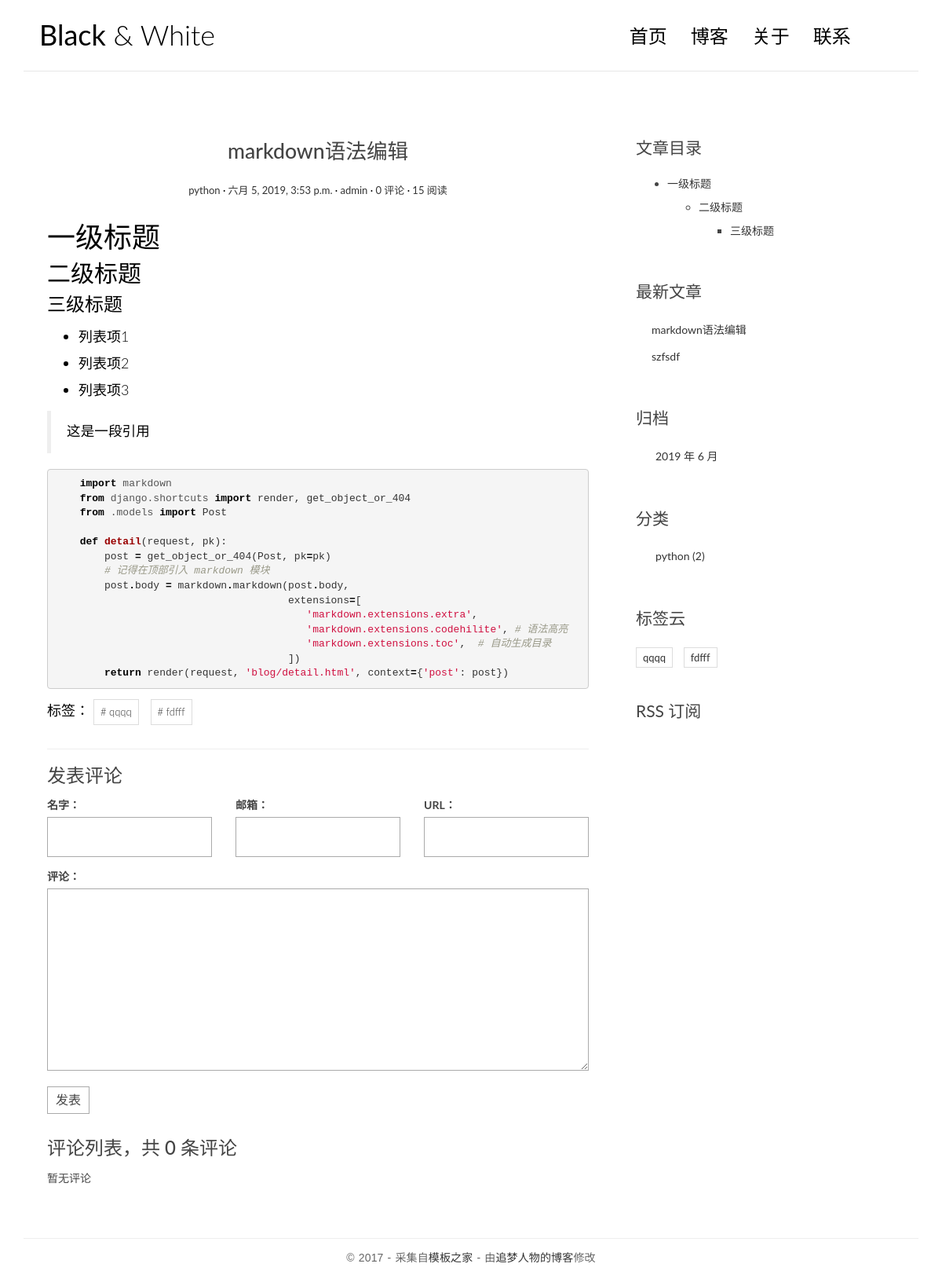
The app's page /post/2/ with its own data.
### blog/models.py (models this page shows, shortened)
@python_2_unicode_compatible
class Post(models.Model):
    title = models.CharField(max_length=70)
    body = models.TextField()
    created_time = models.DateTimeField()
    modified_time = models.DateTimeField()
    excerpt = models.CharField(max_length=200, blank=True)
    views = models.PositiveIntegerField(default=0)
    category = models.ForeignKey(Category)
    tags = models.ManyToManyField(Tag, blank=True)
    author = models.ForeignKey(User)
    def get_absolute_url(self):
        return reverse('blog:detail', kwargs={'pk': self.pk})
    class Meta:
        ordering = ['-created_time']
    def increase_views(self):
        self.views += 1
        self.save(update_fields=['views'])
    def save(self, *args, **kwargs):
        if not self.excerpt:
            md = markdown.Markdown(extensions=[
                'markdown.extensions.extra',
                'markdown.extensions.codehilite',
            ])
            self.excerpt = strip_tags(md.convert(self.body))[:54]
        super(Post, self).save(*args, **kwargs)

@python_2_unicode_compatible
class Category(models.Model):
    name = models.CharField(max_length=100)

@python_2_unicode_compatible
class Tag(models.Model):
    name = models.CharField(max_length=100)

### blog/views.py (the view)
# urls.py: url(r'^post/(?P<pk>[0-9]+)/$', views.PostDetailView.as_view(), name='detail'),
class PostDetailView(DetailView):
    model = Post
    template_name = 'blog/detail.html'
    context_object_name = 'post'
    def get(self, request, *args, **kwargs):
        response = super(PostDetailView, self).get(request, *args, **kwargs)
        self.object.increase_views()
        return response
    def get_object(self, queryset=None):
        post = super(PostDetailView, self).get_object(queryset=None)
        md = markdown.Markdown(extensions=[
            'markdown.extensions.extra',
            'markdown.extensions.codehilite',
            TocExtension(slugify=slugify),
        ])
        post.body = md.convert(post.body)
        post.toc = md.toc
        return post
    def get_context_data(self, **kwargs):
        context = super(PostDetailView, self).get_context_data(**kwargs)
        form = CommentForm()
        comment_list = self.object.comment_set.all()
        context.update({
            'form': form,
            'comment_list': comment_list
        })
        return context

### comments/forms.py
class CommentForm(forms.ModelForm):
    class Meta:
        model = Comment
        fields = ['name', 'email', 'url', 'text']

### blog/templatetags/blog_tags.py (called while the page is built)
@register.simple_tag
def get_recent_posts(num=5):
    return Post.objects.all()[:num]

@register.simple_tag
def archives():
    return Post.objects.dates('created_time', 'month', order='DESC')

@register.simple_tag
def get_categories():
    return Category.objects.annotate(num_posts=Count('post')).filter(num_posts__gt=0)

@register.simple_tag
def get_tags():
    return Tag.objects.annotate(num_posts=Count('post')).filter(num_posts__gt=0)

### templates/blog/detail.html (shortened to what this page needs)
{% extends 'base.html' %}
{% block main %}
    <article class="post post-{{ post.pk }}">
        <header class="entry-header">
            <h1 class="entry-title">{{ post.title }}</h1>
            <div class="entry-meta">
                <span class="post-category">
                    <a href="{% url 'blog:category' post.category.pk %}">{{ post.category.name }}</a></span>
                <span class="post-date"><a href="#"><time class="entry-date"
                                                          datetime="{{ post.created_time }}">{{ post.created_time }}</time></a></span>
                <span class="post-author"><a href="#">{{ post.author }}</a></span>
                <span class="comments-link">
                    <a href="{{ post.get_absolute_url }}#comment-area">{{ post.comment_set.count }} 评论</a></span>
                <span class="views-count"><a href="#">{{ post.views }} 阅读</a></span>
            </div>
        </header>
        <div class="entry-content clearfix">
            {{ post.body|safe }}
            <div class="widget-tag-cloud">
                <ul>
                    标签：
                    {% for tag in post.tags.all %}
                        <li><a href="{% url 'blog:tag' tag.pk %}"># {{ tag.name }}</a></li>
                    {% endfor %}
                </ul>
            </div>
        </div>
    </article>
    <section class="comment-area" id="comment-area">
        <hr>
        <h3>发表评论</h3>
        <form action="{% url 'comments:post_comment' post.pk %}" method="post" class="comment-form">
            <div class="row">
                <div class="col-md-4">
                    <label for="{{ form.name.id_for_label }}">名字：</label>
                    {{ form.name }}
                </div>
                <div class="col-md-4">
                    <label for="{{ form.email.id_for_label }}">邮箱：</label>
                    {{ form.email }}
                </div>
                <div class="col-md-4">
                    <label for="{{ form.url.id_for_label }}">URL：</label>
                    {{ form.url }}
                </div>
                <div class="col-md-12">
                    <label for="{{ form.text.id_for_label }}">评论：</label>
                    {{ form.text }}
                    <button type="submit" class="comment-btn">发表</button>
                </div>
            </div>
        </form>
        <div class="comment-list-panel">
            <h3>评论列表，共 <span>{{ post.comment_set.count }}</span> 条评论</h3>
            <ul class="comment-list list-unstyled">
                {% for comment in comment_list %}
                    <li class="comment-item">
                        <span class="nickname">{{ comment.name }}</span>
                        <time class="submit-date"
                              datetime="{{ comment.created_time }}">{{ comment.created_time }}</time>
                        <div class="text">
                            {{ comment.text }}
                        </div>
                    </li>
                {% empty %}
                    暂无评论
                {% endfor %}
            </ul>
        </div>
    </section>
{% endblock main %}
{% block toc %}
    <div class="widget widget-content">
        <h3 class="widget-title">文章目录</h3>
        {{ post.toc|safe }}
    </div>
{% endblock toc %}

### templates/base.html (shortened to what this page needs)
{% load staticfiles %}
{% load blog_tags %}
<!DOCTYPE html>
<html>
<head>
    <link rel="stylesheet" href="http://code.ionicframework.com/ionicons/2.0.1/css/ionicons.min.css">
    <link rel="stylesheet" href="{% static 'blog/css/bootstrap.min.css' %}">
    <link rel="stylesheet" href="{% static 'blog/css/pace.css' %}">
    <link rel="stylesheet" href="{% static 'blog/css/custom.css' %}">
    <link rel="stylesheet" href="{% static 'blog/css/highlights/github.css' %}">
</head>
<body>
<div class="container">
    <header id="site-header">
        <div class="row">
            <div class="col-md-4 col-sm-5 col-xs-8">
                <div class="logo">
                    <h1><a href="{% url 'blog:index' %}"><b>Black</b> &amp; White</a></h1>
                </div>
            </div>
            <div class="col-md-8 col-sm-7 col-xs-4">
                <nav class="main-nav" role="navigation">
                    <div class="collapse navbar-collapse" id="bs-example-navbar-collapse-1">
                        <ul class="nav navbar-nav navbar-right">
                            <li class="cl-effect-11"><a href="{% url 'blog:index' %}" data-hover="首页">首页</a></li>
                            <li class="cl-effect-11"><a href="#" data-hover="博客">博客</a></li>
                            <li class="cl-effect-11"><a href="#" data-hover="关于">关于</a></li>
                            <li class="cl-effect-11"><a href="#" data-hover="联系">联系</a></li>
                        </ul>
                    </div>
                </nav>
            </div>
        </div>
    </header>
</div>
<div class="content-body">
    <div class="container">
        <div class="row">
            <main class="col-md-8">
                {% block main %}
                {% endblock main %}
            </main>
            <aside class="col-md-4">
                {% block toc %}
                {% endblock toc %}
                <div class="widget widget-recent-posts">
                    <h3 class="widget-title">最新文章</h3>
                    {% get_recent_posts as recent_post_list %}
                    <ul>
                        {% for post in recent_post_list %}
                            <li>
                                <a href="{{ post.get_absolute_url }}">{{ post.title }}</a>
                            </li>
                        {% empty %}
                            暂无文章！
                        {% endfor %}
                    </ul>
                </div>
                <div class="widget widget-archives">
                    <h3 class="widget-title">归档</h3>
                    {% archives as date_list %}
                    <ul>
                        {% for date in date_list %}
                            <li>
                                <a href="{% url 'blog:archives' date.year date.month %}">{{ date.year }}
                                    年 {{ date.month }} 月</a>
                            </li>
                        {% empty %}
                            暂无归档！
                        {% endfor %}
                    </ul>
                </div>
                <div class="widget widget-category">
                    <h3 class="widget-title">分类</h3>
                    {% get_categories as category_list %}
                    <ul>
                        {% for category in category_list %}
                            <li>
                                <a href="{% url 'blog:category' category.pk %}">{{ category.name }} <span
                                        class="post-count">({{ category.num_posts }})</span></a>
                            </li>
                        {% empty %}
                            暂无分类！
                        {% endfor %}
                    </ul>
                </div>
                <div class="widget widget-tag-cloud">
                    <h3 class="widget-title">标签云</h3>
                    {% get_tags as tag_list %}
                    <ul>
                        {% for tag in tag_list %}
                            <li>
                                <a href="{% url 'blog:tag' tag.pk %}">{{ tag.name }}</a>
                            </li>
                        {% empty %}
                            暂无标签！
                        {% endfor %}
                    </ul>
                </div>
                <div class="rss">
                    <a href="{% url 'rss' %}"> RSS 订阅</a>
                </div>
            </aside>
        </div>
    </div>
</div>
<footer id="site-footer">
    <div class="container">
        <div class="row">
            <div class="col-md-12">
                <p class="copyright">&copy 2017 - 采集自<a href="http://www.cssmoban.com/"
                                                        target="_blank" title="模板之家">模板之家</a>
                    - 由<a href="http://zmrenwu.com/" title="网页模板" target="_blank">追梦人物的博客</a>修改
                </p>
            </div>
        </div>
    </div>
</footer>
</body>
</html>

### blog/static/blog/css/custom.css (style rules this page uses)
* { outline: none; }
h1, h2, h3, h4, h5, h6 { margin-top: 0; }
b { font-weight: 400; }
a { color: #333; }
body { color: #444; font-family: 'Lato', sans-serif; }
p { font-family: 'Ubuntu', sans-serif; font-weight: 400; word-spacing: 1px; letter-spacing: 0.01em; }
#site-header { background-color: #FFF; padding: 25px 20px; margin-bottom: 40px; border-bottom: 1px solid #e7e7e7; }
.logo h1 a { color: #000; }
.logo h1 { margin: 0; font-family: 'Lato', sans-serif; font-weight: 300; }
.main-nav { margin-top: 11px; max-width: 95%; }
.main-nav a { color: #000000 !important; padding: 0 0 5px 0 !important; margin-right: 30px; font-family: 'Lato', sans-serif; font-weight: 300; font-size: 24px; }
.cl-effect-11 a { padding: 10px 0; color: #0972b4; text-shadow: none; }
.cl-effect-11 a::before { position: absolute; top: 0; left: 0; overflow: hidden; padding: 0 0 5px 0 !important; max-width: 0; border-bottom: 1px solid #000; color: #000; content: attr(data-hover); white-space: nowrap; -webkit-transition: max-width 0.5s; -moz-transition: max-width 0.5s; transition: max-width 0.5s; }
.content-body { padding-bottom: 4em; }
.post { background: #fff; padding: 30px 30px 0; }
.entry-title { text-align: center; font-size: 1.9em; margin-bottom: 20px; line-height: 1.6; padding: 10px 20px 0; }
.entry-meta { text-align: center; color: #DDDDDD; font-size: 13px; margin-bottom: 30px; }
.entry-content { font-size: 18px; line-height: 1.9; font-weight: 300; color: #000; }
.post-category::after, .post-date::after, .post-author::after, .comments-link::after { content: ' ·'; color: #000; }
.widget { background: #fff; padding: 30px 0 0; }
.widget-title { font-size: 1.5em; margin-bottom: 20px; line-height: 1.6; padding: 10px 0 0; font-weight: 400; }
.widget-recent-posts ul { padding: 0; margin: 0; padding-left: 20px; }
.widget-recent-posts ul li { list-style-type: none; position: relative; line-height: 170%; margin-bottom: 10px; }
.widget-recent-posts ul li::before { content: '\f3d3'; font-family: "Ionicons"; position: absolute; left: -17px; top: 3px; font-size: 16px; color: #000; }
.widget-archives ul { padding: 0; margin: 0; padding-left: 25px; }
.widget-archives ul li { list-style-type: none; position: relative; line-height: 170%; margin-bottom: 10px; }
.widget-archives ul li::before { content: '\f3f3'; font-family: "Ionicons"; position: absolute; left: -25px; top: 1px; font-size: 16px; color: #000; }
.widget-category ul { padding: 0; margin: 0; padding-left: 25px; }
.widget-category ul li { list-style-type: none; position: relative; line-height: 170%; margin-bottom: 10px; }
.widget-category ul li::before { content: '\f3fe'; font-family: "Ionicons"; position: absolute; left: -25px; top: 1px; font-size: 18px; color: #000; }
.widget-tag-cloud ul { padding: 0; margin: 0; margin-right: -10px; }
.widget-tag-cloud ul li { list-style-type: none; font-size: 13px; display: inline-block; margin-right: 10px; margin-bottom: 10px; padding: 3px 8px; border: 1px solid #ddd; }
.widget-content ul ul { margin-top: 10px; }
.widget-content ul li { margin-bottom: 10px; }
.rss { font-size: 21px; margin-top: 30px; }
.rss a { color: #444; }
#site-footer { padding-top: 10px; padding: 0 0 1.5em 0; }
.copyright { text-align: center; padding-top: 1em; margin: 0; border-top: 1px solid #eee; color: #666; }
.contact-form input, .comment-form input { border: 1px solid #aaa; margin-bottom: 15px; width: 100%; padding: 15px 15px; font-size: 16px; line-height: 100%; transition: 0.4s border-color linear; }
.contact-form textarea, .comment-form textarea { border: 1px solid #aaa; margin-bottom: 15px; width: 100%; padding: 15px 15px; font-size: 16px; line-height: 20px !important; min-height: 183px; transition: 0.4s border-color linear; }
.comment-area { padding: 0 30px 0; }
.comment-form { margin-top: 15px; }
.comment-form .comment-btn { background-color: #fff; border: 1px solid #aaa; font-size: 16px; padding: 5px 10px; }
.comment-list-panel { margin-top: 30px; }
.comment-list { margin-top: 15px; }

### blog/static/blog/css/highlights/github.css (style rules this page uses)
.codehilite .k { color: #000000; font-weight: bold }
.codehilite .o { color: #000000; font-weight: bold }
.codehilite .c1 { color: #999988; font-style: italic }
.codehilite .kn { color: #000000; font-weight: bold }
.codehilite .nf { color: #990000; font-weight: bold }
.codehilite .nn { color: #555555 }
.codehilite .w { color: #bbbbbb }
.codehilite .s1 { color: #d01040 }

### records on screen
Post: title "markdown语法编辑", category.name "python", created_time "六月 5, 2019, 3:53 p.m.", author "admin", comment_set.count "0", views "15", body "一级标题 二级标题 三级标题 列表项1 列表项2 列表项3 这是一段引用 import markdown from django.shortcuts import render , get_object_or_404 from .models import Post def detail ( request , pk ): post = get_object_or_404 ( Post , pk = pk ) # 记得在顶部引入 markdown 模块 post . body = markdown . markdown ( post . body , extensions = [ 'markdown.extensions.extra' , 'markdown.extensions.codehilite' , # 语法高亮 'markdown.extensions.toc' , # 自动生成目录 ]) return render ( request , 'blog/detail.html' , context = { 'post' : post })", toc "一级标题 二级标题 三级标题"
Tag: name "qqqq"
Tag: name "fdfff"
Post: title "szfsdf"
Category: name "python", num_posts "2"

### other values on screen
{{ date.year }} "2019"
{{ date.month }} "6"
